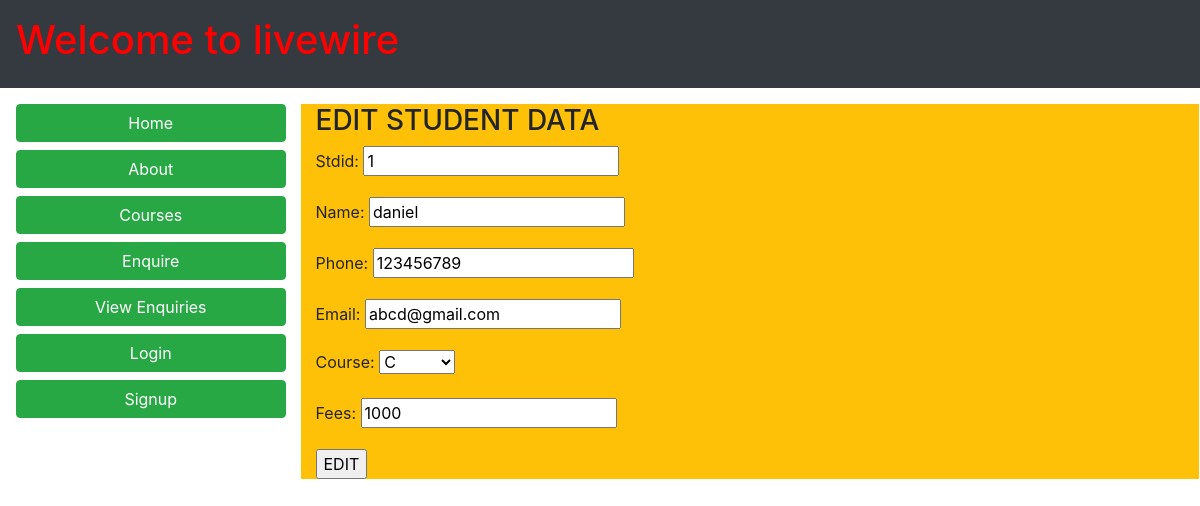
The app's page /updatestu/1 (signed in) with its own data.
### sample/models.py (models this page shows)
class student(models.Model):
    stdid=models.CharField(max_length=10,unique=True)
    name=models.CharField(max_length=20)
    phone=models.BigIntegerField()
    email=models.EmailField()
    course=models.CharField(max_length=20,
                            choices=[('Java','Java'),
                                     ('Python','Python'),
                                     ('C','C')],default='python')
    fees=models.IntegerField()

### sample/views.py (the view)
# urls.py: path('updatestu/<id>',login_required(updatestudents.as_view()),name='update'),
class updatestudents(UpdateView):
    model = student
    fields = '__all__'
    template_name = 'update.html'
    success_url = reverse_lazy('view')
    def get_object(self, queryset=None):
        obj=get_object_or_404(student,stdid=self.kwargs['id'])
        return obj

### templates/update.html (shortened to what this page needs)
{% extends 'home.html' %}
{% block content %}
<h3>EDIT STUDENT DATA</h3>
<form method="post">
    {{form.as_p}}
    <input type="submit" value="EDIT">
</form>
{% endblock %}

### records on screen
student: stdid "1", name "daniel", phone "123456789", email "abcd@gmail.com", course "C", fees "1000"
